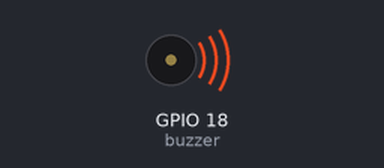
A program run on a simulated Raspberry Pi (BCM pin numbers). Shown: buzzer (waves = sounding). At 15.0 s the program stops and its outputs stay as they are.

Above: at 0.1 s.
At 15.1 s:
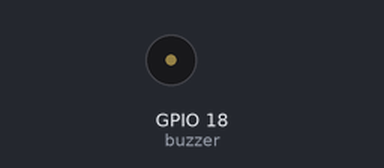
Timing chart, 0 to 16.5 s (numbered marks = the images above):
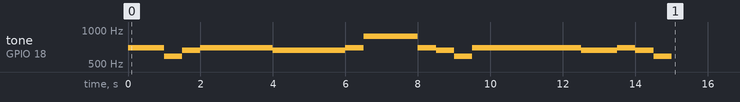

Measured:
- by itself, tone on GPIO 18 (buzzer): plays 698 Hz for 1.0 s, 587 Hz for 0.50 s, 659 Hz for 0.50 s, 698 Hz for 2.0 s, 659 Hz for 2.0 s, 698 Hz for 0.50 s … (15 notes in this stretch)

The program:

airplane.py
```python
import RPi.GPIO as GPIO
import time

buzzer = 18
GPIO.setmode(GPIO.BCM)
GPIO.setup(buzzer, GPIO.OUT)

pwm = GPIO.PWM(buzzer, 1.0)
pwm.start(10.0)

scale = [523.25, 587.33, 659.26, 698.46, 784, 880, 987.77]
airplane = [3,3,1,2,\
	3,3,3,\
	2,2,2,\
	3,5,5,\
	3,2,1,3,\
	3,3,3,\
	2,2,3,2,1
]

try:
	for i in range(0,25):
		index = airplane[i] % len(scale)
		pwm.ChangeFrequency(scale[index])
		if i==6 or i==9 or i==12 or i==16 or i==19:
			time.sleep(1.0)
		else:
			time.sleep(0.5)

finally:
	GPIO.cleanup()
```
